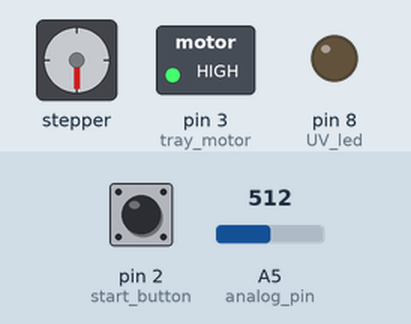
Bench run of a sketch on a simulated Arduino Mega 2560, built with avr-gcc and run on an emulated ATmega2560. Parts: stepper motor, switched loads named in the sketch (green lamp = pin HIGH), output pins drawn as LEDs (lit = HIGH). Inputs (shaded band) come from the test bench; at power-on: pin 2 (start_button) LOW, A5 (analog_pin) = 512. Stepper angles assume 100 steps per turn.

Above: at 3.7 s.
3.8 s: pin 2 (start_button) pulled HIGH for 0.15 s
At 4.8 s:
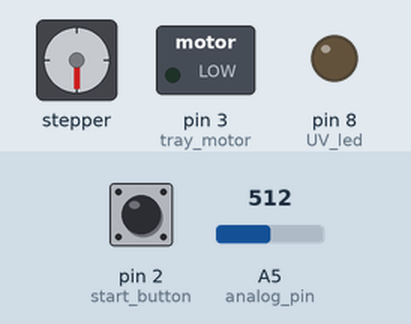
At 7.88 s:
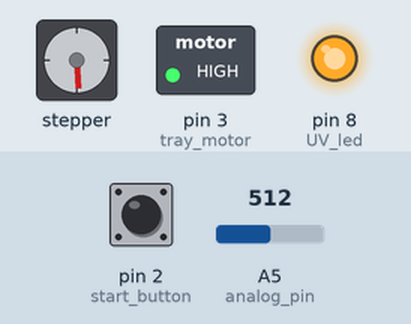
Timing chart, 0 to 32.1 s (numbered marks = the images above; inputs shaded):
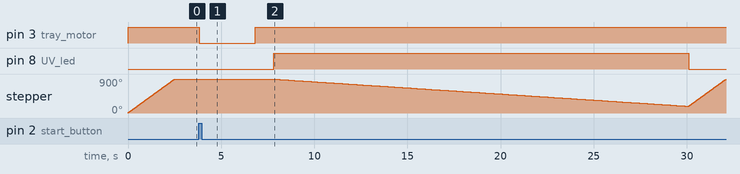

Measured:
- after the input at 3.8 s, pin 3 (tray_motor): HIGH → LOW at once, → HIGH 3.0 s later; pin 8 (UV_led): LOW → HIGH after 4.0 s, → LOW 22.3 s later; stepper: turns 720° counter-clockwise in 22.2 s, then 705° clockwise in 2.0 s

The sketch:

medscan_sketch.ino
```cpp
// Author : Rahul Rajeev
// medScan @ Developer Weekend 2013

#include <Stepper.h>
#define STEPS 100

boolean bt= true;	//using the bluetooth module(true) or the included UART(false)

int stepper_1 = 7;
int stepper_2 = 6;
int stepper_3 = 5;
int stepper_4 = 4;

int UV_led = 8;

const int start_button = 2;
int tray_motor = 3;

int analog_pin = 5;

int buttonState = 0;
int sum =0;
int sum_high =0;
int sum_low =0;

Stepper stepper(STEPS, stepper_1, stepper_2, stepper_3, stepper_4);

void setup()
{
  // set the speed of the motor to 60 RPMs
  stepper.setSpeed(60);
  pinMode(tray_motor, OUTPUT);
  pinMode(start_button, INPUT);
  pinMode(UV_led,OUTPUT);
  Serial1.begin(115200);
  Serial.begin(115200);
  analogWrite(tray_motor, 255);

  //home the stepper motor
  stepper.step(250);
}

void loop()
{

  buttonState = digitalRead(start_button);
  // move a number of steps equal to the change in the
  // sensor reading


  if(buttonState == HIGH){
    //pull tray in
    analogWrite(tray_motor, 0);
    delay(3000);
    analogWrite(tray_motor, 255);
    delay(1000);


	//packet format :
	//FF | FE | 01 - begin sequence
	//FF | FE | 02 - end read
	//FF | FE | 03 | val_high | val_low  - sending 2 byte int (val_high*255+val_low)
	//data sent twice since there is no other CDC (error checking mechanism)

    //begin read
    if(bt)
    {
      Serial1.write(0xFF);
      Serial1.write(0xFE);
      Serial1.write(0x01);
      Serial1.write(0xFF);
      Serial1.write(0xFE);
      Serial1.write(0x01);
    }else{
      Serial.write(0xFF);
      Serial.write(0xFE);
      Serial.write(0x01);
      Serial.write(0xFF);
      Serial.write(0xFE);
      Serial.write(0x01);
    }

	//switch on LED
    digitalWrite(UV_led,HIGH);

	//start reading
    for(int i=0;i<200;i++)
    {
	  //move one step along the -ve x-axis
      stepper.step(-1);

	  //wait for the reading head to stabilize
      delay(50);
      sum=0;

	  // take average of 10 readings for increased accuracy
      for(int j=0;j<10;j++)
      {
        sum+=analogRead(analog_pin);
        delay(5);
      }
      sum = sum/10;
      sum_high = sum/255;
      sum_low = sum - (sum_high*255);

      //data transfer
      if(bt)
      {
        Serial1.write(0xFF);
        Serial1.write(0xFE);
        Serial1.write(0x03);
        Serial1.write(sum_high);
        Serial1.write(sum_low);
      }else{
        Serial.write(0xFF);
        Serial.write(0xFE);
        Serial.write(0x03);
        Serial.write(sum_high);
        Serial.write(sum_low);
      }
    }
    digitalWrite(UV_led,LOW);
    //end

    if(bt)
    {
      Serial1.write(0xFF);
      Serial1.write(0xFE);
      Serial1.write(0x02);
      Serial1.write(0xFF);
      Serial1.write(0xFE);
      Serial1.write(0x02);
    }else{
      Serial.write(0xFF);
      Serial.write(0xFE);
      Serial.write(0x02);
      Serial.write(0xFF);
      Serial.write(0xFE);
      Serial.write(0x02);
    }
    stepper.step(220);
  }
  delay(100);
}
```
